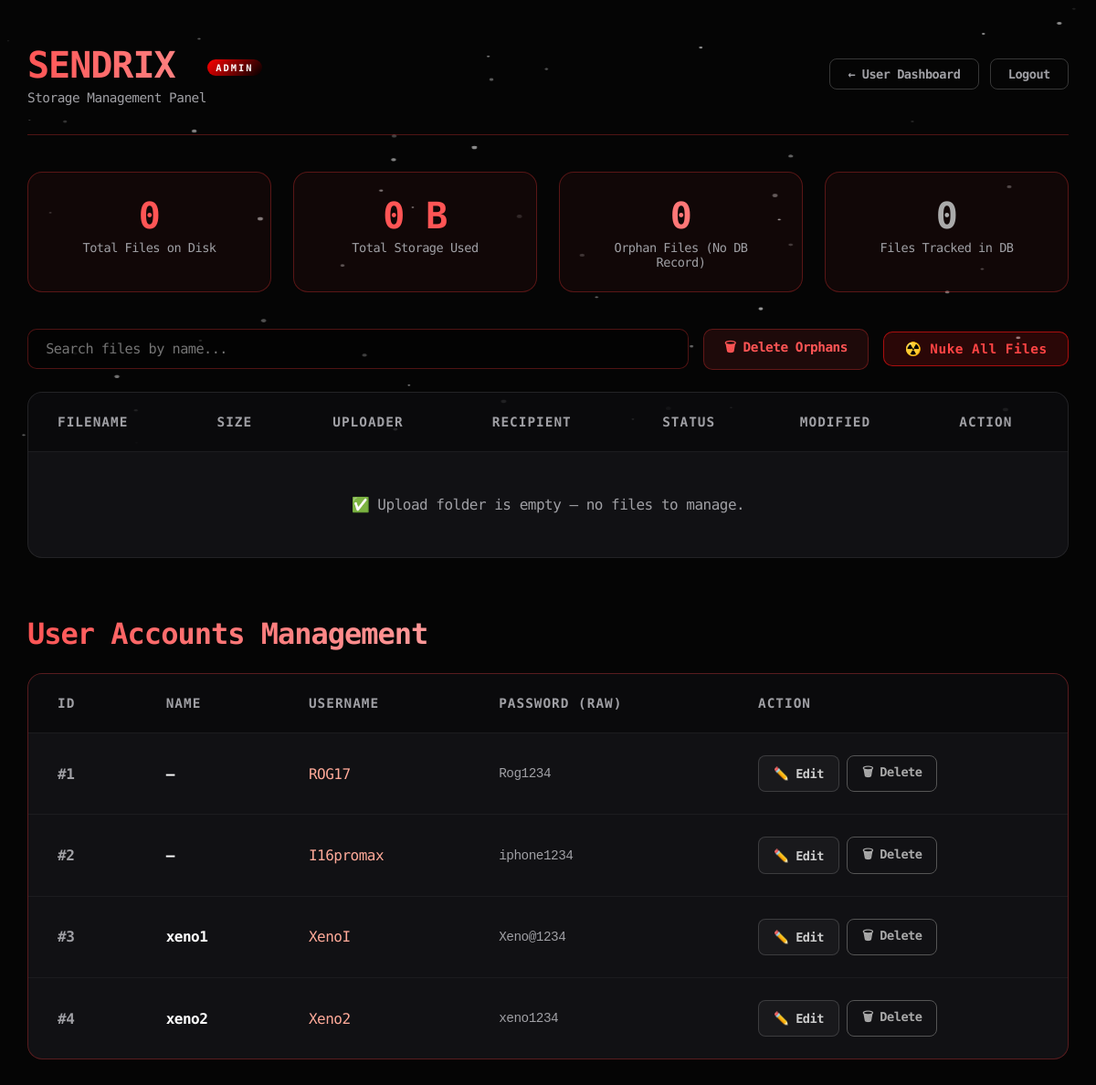
Screenshot of /admin/dashboard (signed in) with the database file from the repository.
### tables this page shows
CREATE TABLE users (
                    id INTEGER PRIMARY KEY, 
                    username TEXT UNIQUE, 
                    password TEXT, name TEXT);

### app.py (the view)
@app.route('/admin/dashboard')
@admin_required
def admin_dashboard():
    upload_dir = app.config['UPLOAD_FOLDER']
    conn = get_db()
    c = conn.cursor()
    c.execute("SELECT filename, uploader, recipient, status FROM files")
    db_files = {row[0]: {'uploader': row[1], 'recipient': row[2], 'status': row[3]} for row in c.fetchall()}
    conn.close()
    db_file_count = len(db_files)
    files = []
    total_bytes = 0
    orphan_count = 0
    if os.path.exists(upload_dir):
        for fname in sorted(os.listdir(upload_dir)):
            fpath = os.path.join(upload_dir, fname)
            if os.path.isfile(fpath):
                size_bytes = os.path.getsize(fpath)
                total_bytes += size_bytes
                modified = datetime.fromtimestamp(os.path.getmtime(fpath)).strftime("%Y-%m-%d %H:%M")
                db_info = db_files.get(fname)
                is_orphan = db_info is None
                if is_orphan:
                    orphan_count += 1
                files.append({
                    'name': fname,
                    'size': get_file_size_str(size_bytes),
                    'modified': modified,
                    'uploader': db_info['uploader'] if db_info else None,
                    'recipient': db_info['recipient'] if db_info else None,
                    'status': db_info['status'] if db_info else None,
                    'is_orphan': is_orphan,
                })
    conn = get_db()
    c = conn.cursor()
    c.execute("SELECT id, username, name, password FROM users")
    users = [{'id': row[0], 'username': row[1], 'name': row[2], 'password': row[3]} for row in c.fetchall()]
    conn.close()
    return render_template('admin_dashboard.html',
        files=files,
        total_files=len(files),
        total_size=get_file_size_str(total_bytes),
        orphan_count=orphan_count,
        db_file_count=db_file_count,
        users=users,
    )

### app.py (called while the page is built)
def get_db():
    conn = sqlite3.connect('users.db', timeout=20)
    conn.execute('PRAGMA journal_mode=WAL;')
    return conn

def admin_required(f):
    from functools import wraps
    @wraps(f)
    def decorated(*args, **kwargs):
        if not session.get('is_admin'):
            flash("Admin access required.")
            return redirect(url_for('admin_login'))
        return f(*args, **kwargs)
    return decorated

def get_file_size_str(size_bytes):
    if size_bytes < 1024:
        return f"{size_bytes} B"
    elif size_bytes < 1024 ** 2:
        return f"{size_bytes / 1024:.1f} KB"
    elif size_bytes < 1024 ** 3:
        return f"{size_bytes / (1024 ** 2):.1f} MB"
    else:
        return f"{size_bytes / (1024 ** 3):.2f} GB"

### templates/admin_dashboard.html (shortened to what this page needs)
<!DOCTYPE html>
<html lang="en">
<head>
    <link rel="stylesheet" href="{{ url_for('static', filename='css/style.css') }}">
</head>
<body>
    <div class="dashboard-container fade-in">
        <div class="admin-header">
            <div class="admin-title-group">
                <h1>SENDRIX <span class="admin-badge">Admin</span></h1>
                <div style="color: var(--text-secondary); font-size: 0.9rem; margin-top: 0.3rem;">Storage Management
                    Panel</div>
            </div>
            <div style="display: flex; gap: 0.75rem; align-items: center; flex-wrap: wrap;">
                <a href="{{ url_for('dashboard') }}" class="btn-logout-admin">← User Dashboard</a>
                <a href="{{ url_for('admin_logout') }}" class="btn-logout-admin"
                    onclick="return confirm('Log out of Admin Panel?')">Logout</a>
            </div>
        </div>
        <div class="stats-grid">
            <div class="stat-card">
                <span class="stat-value">{{ total_files }}</span>
                <div class="stat-label">Total Files on Disk</div>
            </div>
            <div class="stat-card">
                <span class="stat-value">{{ total_size }}</span>
                <div class="stat-label">Total Storage Used</div>
            </div>
            <div class="stat-card">
                <span class="stat-value" style="color: #ff7777;">{{ orphan_count }}</span>
                <div class="stat-label">Orphan Files (No DB Record)</div>
            </div>
            <div class="stat-card">
                <span class="stat-value" style="color: #aaa;">{{ db_file_count }}</span>
                <div class="stat-label">Files Tracked in DB</div>
            </div>
        </div>
        <div class="search-bar">
            <input type="text" id="file-search" placeholder="Search files by name..." oninput="filterFiles()">
            <form action="{{ url_for('admin_delete_all') }}" method="POST" style="margin: 0;"
                onsubmit="return confirm('⚠️ Delete ALL orphaned files? This cannot be undone.')">
                <button type="submit" class="btn-del-all">🗑 Delete Orphans</button>
            </form>
            <form action="{{ url_for('admin_delete_all_files') }}" method="POST" style="margin: 0;"
                onsubmit="return confirm('☢️ NUKE ALL FILES?\n\nThis will permanently delete EVERY file in the uploads folder and clear all database records.\n\nThis cannot be undone. Are you absolutely sure?')">
                <button type="submit" class="btn-nuke">☢️ Nuke All Files</button>
            </form>
        </div>
        <div class="table-container">
            <table>
                <thead>
                    <tr>
                        <th>Filename</th>
                        <th>Size</th>
                        <th>Uploader</th>
                        <th>Recipient</th>
                        <th>Status</th>
                        <th>Modified</th>
                        <th>Action</th>
                    </tr>
                </thead>
                <tbody id="file-table-body">
                    {% if not files %}
                    <tr>
                        <td colspan="7" class="no-files">✅ Upload folder is empty — no files to manage.</td>
                    </tr>
                    {% endif %}
                </tbody>
            </table>
        </div>
        <div
            style="display: flex; justify-content: space-between; align-items: center; margin-top: 4rem; margin-bottom: 1.5rem;">
            <h2
                style="margin: 0; text-align: left; background: linear-gradient(to right, #ff5555, #ff9999); -webkit-background-clip: text; background-clip: text; -webkit-text-fill-color: transparent; font-size: 2rem;">
                User Accounts Management</h2>
        </div>
        <div class="table-container" style="margin-bottom: 4rem; border-color: var(--admin-red-border);">
            <table>
                <thead>
                    <tr>
                        <th>ID</th>
                        <th>Name</th>
                        <th>Username</th>
                        <th>Password (RAW)</th>
                        <th>Action</th>
                    </tr>
                </thead>
                <tbody>
                    {% for u in users %}
                    <tr>
                        <td data-label="ID" style="color: var(--text-secondary); font-weight: bold;">#{{ u.id }}</td>
                        <td data-label="Name" style="font-weight: 600;">{{ u.name or '—' }}</td>
                        <td data-label="Username" style="color: #ffaa99;">{{ u.username }}</td>
                        <td data-label="Password (RAW)"
                            style="font-family: monospace; font-size: 0.9rem; color: var(--text-secondary);">{{
                            u.password }}</td>
                        <td data-label="Action">
                            <div style="display: flex; gap: 0.5rem; flex-wrap: wrap;">
                                <button type="button" class="btn-preview edit-user-btn" data-id="{{ u.id }}"
                                    data-name="{{ u.name|default('') }}" data-username="{{ u.username }}">✏️
                                    Edit</button>
                                <form action="{{ url_for('admin_delete_user', user_id=u.id) }}" method="POST"
                                    style="margin: 0;"
                                    onsubmit="return confirm('⚠️ Permanently delete user: {{ u.username }} and ALL their uploaded files/data? This action is permanent and cannot be undone!')">
                                    <button type="submit" class="btn-del">🗑 Delete</button>
                                </form>
                            </div>
                        </td>
                    </tr>
                    {% endfor %}
                </tbody>
            </table>
        </div>
    </div>
</body>
</html>

### static/css/style.css (style rules this page uses)
:root { --bg-color: #050505; --glass-bg: rgba(25, 25, 30, 0.6); --glass-border: rgba(255, 255, 255, 0.08); --text-primary: #ffffff; --text-secondary: #a0a0a5; --accent-color: #ffffff; --accent-glow: rgba(255, 255, 255, 0.3); --error-color: #aaaaaa; --success-color: #ffffff; }
* { margin: 0; padding: 0; box-sizing: border-box; font-family: 'Share Tech Mono', monospace; letter-spacing: -0.5px; }
body { background-color: var(--bg-color); color: var(--text-primary); min-height: 100vh; display: flex; flex-direction: column; align-items: center; overflow-x: hidden; position: relative; }
h1, h2, h3 { font-weight: 800; letter-spacing: -1px; }
h2 { font-size: 2.5rem; margin-bottom: 2rem; text-align: center; background: linear-gradient(to right, #fff, #a0a0a5); -webkit-background-clip: text; -webkit-text-fill-color: transparent; }
a { color: var(--accent-color); text-decoration: none; transition: all 0.3s ease; }
.dashboard-container { max-width: 1200px; margin: 3rem auto; width: 95%; }
input[type="text"], input[type="password"] { width: 100%; padding: 1rem 1.2rem; background: rgba(0, 0, 0, 0.3); border: 1px solid rgba(255,255,255,0.1); border-radius: 12px; color: white; font-size: 1rem; transition: all 0.3s ease; outline: none; }
.table-container { background: var(--glass-bg); border: 1px solid var(--glass-border); border-radius: 16px; overflow-x: auto; overflow-y: hidden; margin-bottom: 3rem; backdrop-filter: blur(20px); -webkit-overflow-scrolling: touch; }
table { width: 100%; border-collapse: collapse; }
th { text-align: left; padding: 1.5rem 2rem; background: rgba(0,0,0,0.4); color: var(--text-secondary); font-size: 0.9rem; text-transform: uppercase; letter-spacing: 1px; }
td { padding: 1.5rem 2rem; border-top: 1px solid rgba(255,255,255,0.05); transition: background 0.3s ease; }
.fade-in { animation: fadeIn 0.8s cubic-bezier(0.16, 1, 0.3, 1) forwards; }

### rows the page displays
users: id "1", name "—", username "ROG17", password "Rog1234"
users: id "2", name "—", username "I16promax", password "iphone1234"
users: id "3", name "xeno1", username "XenoI", password "Xeno@1234"
users: id "4", name "xeno2", username "Xeno2", password "xeno1234"

### other values shown
{{ total_files }} "0"
{{ total_size }} "0 B"
{{ orphan_count }} "0"
{{ db_file_count }} "0"
